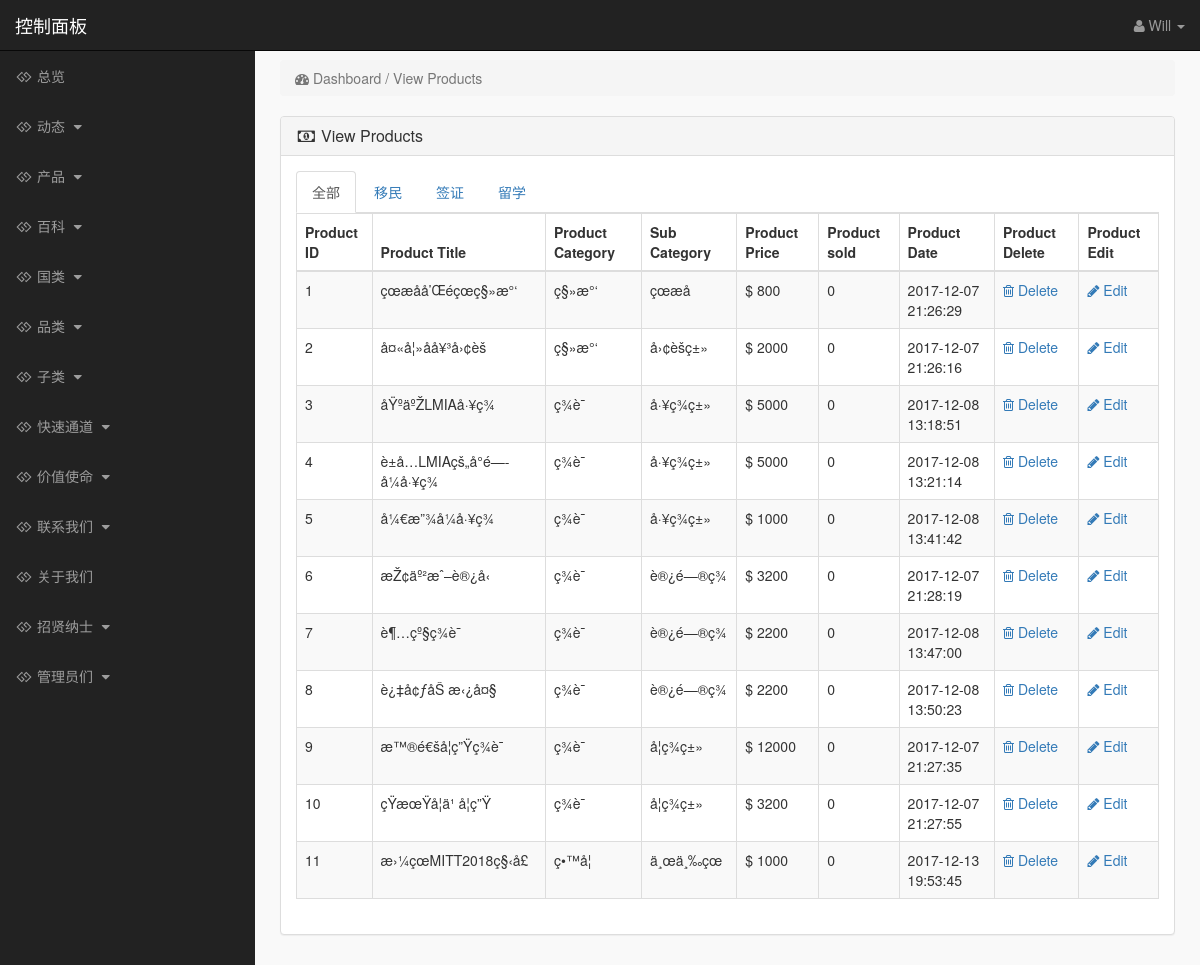
Before: /admin_area/index.php?view_products (signed in) with the older database file.
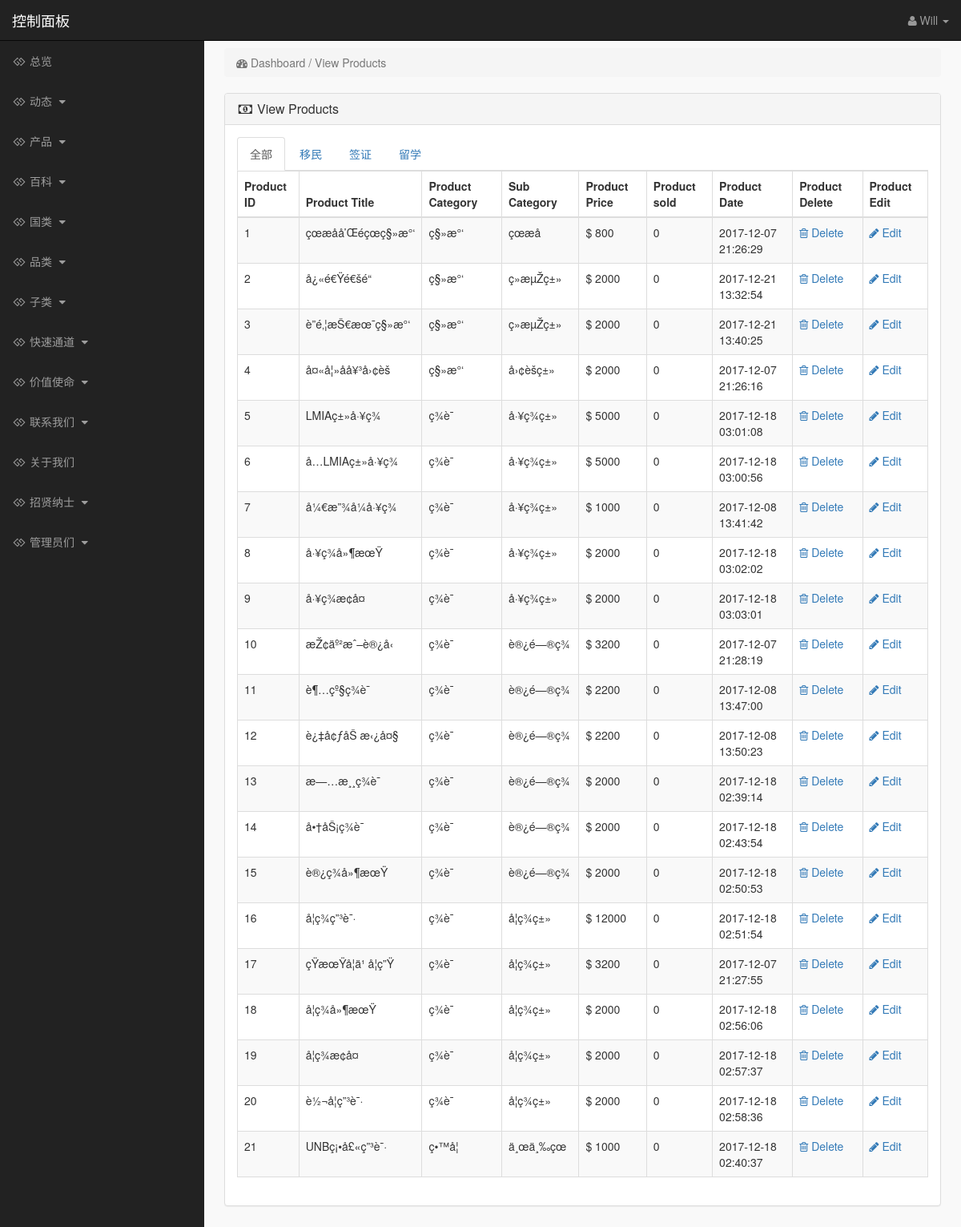
After: the same page with the newer database file.
### tables this page shows
CREATE TABLE `products` (
  `product_id` int(10) NOT NULL,
  `p_cat_id` int(10) NOT NULL,
  `cat_id` int(10) NOT NULL,
  `manufacturer_id` int(10) NOT NULL,
  `date` timestamp NOT NULL DEFAULT CURRENT_TIMESTAMP ON UPDATE CURRENT_TIMESTAMP,
  `product_title` text NOT NULL,
  `product_url` text NOT NULL,
  `product_img1` text NOT NULL,
  `product_img2` text NOT NULL,
  `product_img3` text NOT NULL,
  `product_price` int(10) NOT NULL,
  `product_psp_price` int(100) NOT NULL,
  `product_desc` text NOT NULL,
  `product_features` text NOT NULL,
  `product_video` text NOT NULL,
  `product_keywords` text NOT NULL,
  `product_label` text NOT NULL,
  `status` varchar(255) NOT NULL
);

CREATE TABLE `product_categories` (
  `p_cat_id` int(10) NOT NULL,
  `p_cat_title` text NOT NULL,
  `p_cat_top` text NOT NULL,
  `p_cat_image` text NOT NULL
);

CREATE TABLE `categories` (
  `cat_id` int(10) NOT NULL,
  `cat_title` text NOT NULL,
  `cat_top` text NOT NULL,
  `cat_image` text NOT NULL
);

### admin_area/view_products.php (the view, shortened to what this page needs)
<?php
if (!isset($_SESSION['admin_email'])) {
    echo "<script>window.open('login.php','_self')</script>";
} else {
    ?>
    <div class="row">
        <div class="col-lg-12">
            <ol class="breadcrumb">
                <li class="active">
                    <i class="fa fa-dashboard"></i> Dashboard / View Products
                </li>
            </ol>
        </div>
    </div>
    <div class="row">
        <div class="col-lg-12">
            <div class="panel panel-default">
                <div class="panel-heading">
                    <h3 class="panel-title">
                        <i class="fa fa-money fa-fw"></i> View Products
                    </h3>
                </div>
                <div class="panel-body">
                    <ul class="nav nav-tabs">
                        <li class="active"><a data-toggle="tab" href="#menu1">全部</a></li>
                        <li><a data-toggle="tab" href="#menu2">移民</a></li>
                        <li><a data-toggle="tab" href="#menu3">签证</a></li>
                        <li><a data-toggle="tab" href="#menu4">留学</a></li>
                    </ul>
                    <div class="tab-content">
                        <div id="menu1" class="tab-pane fade in active">
                            <div class="table-responsive">
                                <table class="table table-bordered table-hover table-striped">
                                    <thead>
                                    <tr>
                                        <th>Product ID</th>
                                        <th>Product Title</th>
                                        <th>Product Category</th>
                                        <th>Sub Category</th>
                                        <th>Product Price</th>
                                        <th>Product sold</th>
                                        <th>Product Date</th>
                                        <th>Product Delete</th>
                                        <th>Product Edit</th>
                                    </tr>
                                    </thead>
                                    <tbody>
                                    <?php
                                    $i = 0;
                                    $get_pro = "select * from products where status='product' order by p_cat_id, cat_id";
                                    $run_pro = mysqli_query($con, $get_pro);
                                    while ($row_pro = mysqli_fetch_array($run_pro)) {
                                        $pro_id = $row_pro['product_id'];
                                        $pro_title = $row_pro['product_title'];
                                        $pro_price = $row_pro['product_price'];
                                        $pro_cat = $row_pro['p_cat_id'];
                                        $sub_cat = $row_pro['cat_id'];
                                        $pro_date = $row_pro['date'];
                                        $i++;
                                        ?>
                                        <tr>
                                            <td><?php echo $i; ?></td>
                                            <td><?php echo $pro_title; ?></td>
                                            <td>
                                                <?php
                                                $get_pro_cat = "select * from product_categories where p_cat_id = '$pro_cat'";
                                                $run_pro_cat = mysqli_query($con,$get_pro_cat);
                                                $row_pro_cat = mysqli_fetch_array($run_pro_cat);
                                                $pro_cat_title = $row_pro_cat['p_cat_title'];
                                                echo $pro_cat_title;
                                                ?>
                                            </td>
                                            <td><?php
                                                $get_sub_cat = "select * from categories where cat_id = '$sub_cat'";
                                                $run_sub_cat = mysqli_query($con,$get_sub_cat);
                                                $row_sub_cat = mysqli_fetch_array($run_sub_cat);
                                                $pro_sub_title = $row_sub_cat['cat_title'];
                                                echo $pro_sub_title;
                                                ?>
                                            </td>
                                            <td>$ <?php echo $pro_price; ?></td>
                                            <td>
                                                <?php
                                                $get_sold = "select * from pending_orders where product_id='$pro_id'";
                                                $run_sold = mysqli_query($con, $get_sold);
                                                $count = mysqli_num_rows($run_sold);
                                                echo $count;
                                                ?>
                                            </td>
                                            <td><?php echo $pro_date; ?></td>
                                            <td>
                                                <a href="index.php?delete_product=<?php echo $pro_id; ?>">
                                                    <i class="fa fa-trash-o"> </i> Delete
                                                </a>
                                            </td>
                                            <td>
                                                <a href="index.php?edit_product=<?php echo $pro_id; ?>">
                                                    <i class="fa fa-pencil"> </i> Edit
                                                </a>
                                            </td>
                                        </tr>
                                    <?php } ?>
                                    </tbody>
                                </table>
                            </div>
                        </div>
                    </div>
                </div>
            </div>
        </div>
    </div>
<?php } ?>

### admin_area/index.php (shortened to what this page needs)
<?php
include("includes/db.php");
if (!isset($_SESSION['admin_email'])) {
    echo "<script>window.open('login.php','_self')</script>";
} else {
    ?>
    <?php
    $admin_session = $_SESSION['admin_email'];
    $get_admin = "select * from admins  where admin_email='$admin_session'";
    $run_admin = mysqli_query($con, $get_admin);
    $row_admin = mysqli_fetch_array($run_admin);
    $admin_name = $row_admin['admin_name'];
    ?>
    <!DOCTYPE html>
    <html>
    <head>
        <link href="css/bootstrap.min.css" rel="stylesheet">
        <link href="css/style.css" rel="stylesheet">
        <link href="font-awesome/css/font-awesome.min.css" rel="stylesheet">
    </head>
    <body>
    <div id="wrapper">
        <?php include("includes/sidebar.php"); ?>
        <div id="page-wrapper">
            <div class="container-fluid">
                <?php
                if (isset($_GET['view_products'])) {
                    include("view_products.php");
                }
                ?>
            </div>
        </div>
    </div>
    </body>
    </html>
<?php } ?>

### admin_area/includes/sidebar.php (shortened to what this page needs)
<?php
if (!isset($_SESSION['admin_email'])) {
    echo "<script>window.open('login.php','_self')</script>";
} else {
    ?>
    <nav class="navbar navbar-inverse navbar-fixed-top">
        <div class="navbar-header">
            <a class="navbar-brand" href="index.php?dashboard">控制面板</a>
        </div>
        <ul class="nav navbar-right top-nav">
            <li class="dropdown">
                <a href="#" class="dropdown-toggle" data-toggle="dropdown">
                    <i class="fa fa-user"></i>
                    <?php echo $admin_name; ?> <b class="caret"></b>
                </a>
            </li>
        </ul>
        <div class="collapse navbar-collapse navbar-ex1-collapse">
            <ul class="nav navbar-nav side-nav">
                <li>
                    <a href="index.php?dashboard">
                        <i class="fa fa-fw fa-gg"></i> 总览
                    </a>
                </li>
                <li>
                    <a href="#" data-toggle="collapse" data-target="#posts">
                        <i class="fa fa-fw fa-gg"></i> 动态
                        <i class="fa fa-fw fa-caret-down"></i>
                    </a>
                </li>
                <li>
                    <a href="#" data-toggle="collapse" data-target="#products">
                        <i class="fa fa-fw fa-gg"></i> 产品
                        <i class="fa fa-fw fa-caret-down"></i>
                    </a>
                </li>
                <li>
                    <a href="#" data-toggle="collapse" data-target="#wiki">
                        <i class="fa fa-fw fa-gg"></i> 百科
                        <i class="fa fa-fw fa-caret-down"></i>
                    </a>
                </li>
                <li>
                    <a href="#" data-toggle="collapse" data-target="#manufacturers">
                        <i class="fa fa-fw fa-gg"></i> 国类
                        <i class="fa fa-fw fa-caret-down"></i>
                    </a>
                </li>
                <li>
                    <a href="#" data-toggle="collapse" data-target="#p_cat">
                        <i class="fa fa-fw fa-gg"></i> 品类
                        <i class="fa fa-fw fa-caret-down"></i>
                    </a>
                </li>
                <li>
                    <a href="#" data-toggle="collapse" data-target="#cat">
                        <i class="fa fa-fw fa-gg"></i> 子类
                        <i class="fa fa-fw fa-caret-down"></i>
                    </a>
                </li>
                <li>
                    <a href="#" data-toggle="collapse" data-target="#express_entry">
                        <i class="fa fa-fw fa-gg"></i> 快速通道
                        <i class="fa fa-fw fa-caret-down"></i>
                    </a>
                </li>
                <li>
                    <a href="#" data-toggle="collapse" data-target="#services">
                        <i class="fa fa-fw fa-gg"></i> 价值使命
                        <i class="fa fa-fw fa-caret-down"></i>
                    </a>
                </li>
                <li>
                    <a href="#" data-toggle="collapse" data-target="#contact_us">
                        <i class="fa fa-fw fa-gg"> </i> 联系我们
                        <i class="fa fa-fw fa-caret-down"></i>
                    </a>
                </li>
                <li>
                    <a href="index.php?edit_about_us">
                        <i class="fa fa-fw fa-gg"></i> 关于我们
                    </a>
                </li>
                <li>
                    <a href="#" data-toggle="collapse" data-target="#terms">
                        <i class="fa fa-fw fa-gg"></i> 招贤纳士
                        <i class="fa fa-fw fa-caret-down"></i>
                    </a>
                </li>
                <li>
                    <a href="#" data-toggle="collapse" data-target="#users">
                        <i class="fa fa-fw fa-gg"></i> 管理员们
                        <i class="fa fa-fw fa-caret-down"></i>
                    </a>
                </li>
            </ul>
        </div>
    </nav>
<?php } ?>

### admin_area/css/style.css (style rules this page uses)
body { margin-top:100px; }
@media (min-width: 768px) { body { margin-top:50px; } }
#wrapper { padding-left:0; }
#page-wrapper { width:100%; padding:0; background-color:#F9F9F9; }
@media (min-width: 768px) { #wrapper { padding-left:255px; } }
@media (min-width: 768px) { #page-wrapper { padding:10px; } }
.top-nav { padding:0 15px; }
.top-nav>li { display:inline-block; float:left; }
.top-nav>li>a { padding-top:15px; padding-bottom:15px; line-height:20px; color:#999; }
@media (min-width: 768px) { .side-nav { position:fixed; top:51px; width:255px; border-radius:0; overflow-y:auto; background-color: #222; bottom:0; overflow-x:hidden; padding-bottom:40px; } }
@media (min-width: 768px) { .side-nav>li>a { width:255px; } }
.panel-body { border-radius:5px; }

Changed rows visible on the page:
added products: product_title "å¿«é€Ÿé€šé“", p_cat.p_cat_title "ç§»æ°‘", cat.cat_title "ç»æµŽç±»", product_price "2000", count "0", date "2017-12-21 13:32:54"
added products: product_title "è”é‚¦æŠ€æœ¯ç§»æ°‘", p_cat.p_cat_title "ç§»æ°‘", cat.cat_title "ç»æµŽç±»", product_price "2000", count "0", date "2017-12-21 13:40:25"
changed products: product_title "åŸºäºŽLMIAå·¥ç­¾" → "LMIAç±»å·¥ç­¾"; date "2017-12-08 13:18:51" → "2017-12-18 03:01:08"
changed products: product_title "è±å…LMIAçš„å°é—­å¼å·¥ç­¾" → "å…LMIAç±»å·¥ç­¾"; date "2017-12-08 13:21:14" → "2017-12-18 03:00:56"
added products: product_title "å·¥ç­¾å»¶æœŸ", p_cat.p_cat_title "ç­¾è¯", cat.cat_title "å·¥ç­¾ç±»", product_price "2000", count "0", date "2017-12-18 03:02:02"
added products: product_title "å·¥ç­¾æ¢å¤", p_cat.p_cat_title "ç­¾è¯", cat.cat_title "å·¥ç­¾ç±»", product_price "2000", count "0", date "2017-12-18 03:03:01"
added products: product_title "æ—…æ¸¸ç­¾è¯", p_cat.p_cat_title "ç­¾è¯", cat.cat_title "è®¿é—®ç­¾", product_price "2000", count "0", date "2017-12-18 02:39:14"
added products: product_title "å•†åŠ¡ç­¾è¯", p_cat.p_cat_title "ç­¾è¯", cat.cat_title "è®¿é—®ç­¾", product_price "2000", count "0", date "2017-12-18 02:43:54"
added products: product_title "è®¿ç­¾å»¶æœŸ", p_cat.p_cat_title "ç­¾è¯", cat.cat_title "è®¿é—®ç­¾", product_price "2000", count "0", date "2017-12-18 02:50:53"
changed products (number 16 of 21 on the later page): product_title "æ™®é€šå­¦ç”Ÿç­¾è¯" → "å­¦ç­¾ç”³è¯·"; date "2017-12-07 21:27:35" → "2017-12-18 02:51:54"
added products: product_title "å­¦ç­¾å»¶æœŸ", p_cat.p_cat_title "ç­¾è¯", cat.cat_title "å­¦ç­¾ç±»", product_price "2000", count "0", date "2017-12-18 02:56:06"
added products: product_title "å­¦ç­¾æ¢å¤", p_cat.p_cat_title "ç­¾è¯", cat.cat_title "å­¦ç­¾ç±»", product_price "2000", count "0", date "2017-12-18 02:57:37"
added products: product_title "è½¬å­¦ç”³è¯·", p_cat.p_cat_title "ç­¾è¯", cat.cat_title "å­¦ç­¾ç±»", product_price "2000", count "0", date "2017-12-18 02:58:36"
changed products "ä¸œä¸‰çœ": product_title "æ›¼çœMITT2018ç§‹å­£" → "UNBç¡•å£«ç”³è¯·"; date "2017-12-13 19:53:45" → "2017-12-18 02:40:37"
